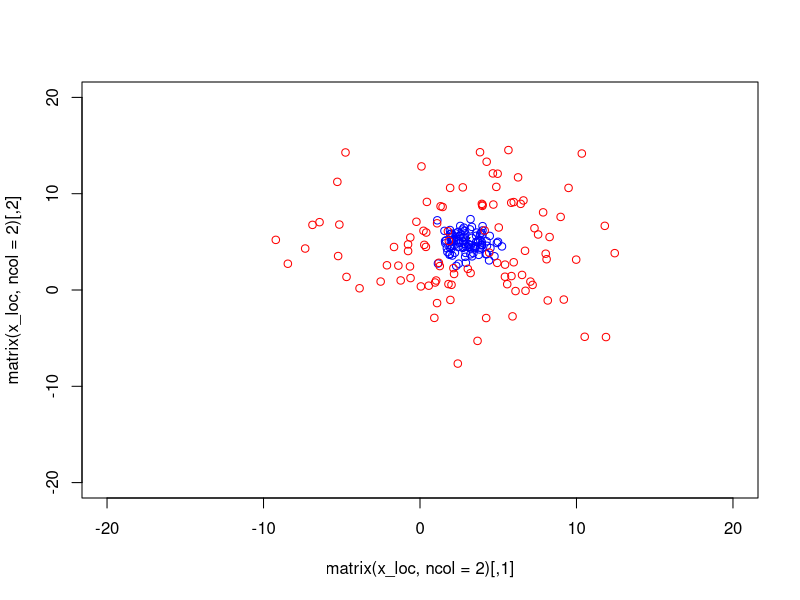

Reproduce this figure in R.


## This script contains a series of functions which determine the state of a
## newly infected case given its infector - e.g. geographic location, genetic
## sequences, etc.




## SPATIAL COORDINATES

## This function uses a Normal spatial kernel for all spatial dimensions, with a
## single parameter 'sd'.

## x: infector's location

new_location <- function(x, sd = 1) {
    out <- rnorm(length(x), mean = x, sd = sd)
    return(out)
}


## example

x_loc <- c(3, 5)
new_locs_sd1 <- t(replicate(100, new_location(x_loc)))
new_locs_sd5 <- t(replicate(100, new_location(x_loc, 5)))

plot(matrix(x_loc, ncol = 2), xlim = c(-20, 20), ylim = c(-20, 20), pch = "x")
points(new_locs_sd1, col = "blue")
points(new_locs_sd5, col = "red")





## GENETIC DATA

## We consider that all markers are biallelic, and store only mutations.

## x: ancestor's 'DNA', stored as a vector of mutations

## generation_time: the number of days between the infection of x and the new
## case

## mu: mutation rate (per genome and per day)

## genome_length: total length of the genome

new_dna <- function(x, generation_time, mu, genome_length) {
    ## generate new mutations
    n_mutations <- rpois(1, mu * generation_time)
    new_mutations <- runif(n_mutations, min = 1, max = genome_length)
    new_mutations <- as.integer(round(new_mutations))
    out <- c(x, new_mutations)

    ## cleanup: remove reverse mutations
    reverse_mutations <- as.integer(names(which(table(out) %% 2 == 0L)))
    out <- setdiff(out, reverse_mutations)
    return(out)
}


## examples

new_dna(1:10, 10, 0, 10) # no mutation

set.seed(1)
new_dna(1:10, 10, 1, 10) # reverse mutations delete old ones
## [1]  3  4  5  6  8 10




## COMPUTE GENETIC DISTANCES BETWEEN A PAIR OF CASES

## Using the storage of mutations defined above, i.e. one individual is a vector
## of mutations. See 'dist_dna' below for the version computing all pairwise
## comparisons from a list of 'DNA sequences' (i.e. list of vectors of
## mutations).

## x: a 'DNA sequence', stored as a vector of integers indicating mutations 
## y: a 'DNA sequence', stored as a vector of integers indicating mutations 

dist_dna_pair <- function(x, y) {
    common_mutations <- intersect(x, y)
    length(setdiff(c(x, y), common_mutations))
}


## examples
dist_dna_pair(NULL, NULL)
dist_dna_pair(NULL, 1)
dist_dna_pair(1, 1)
dist_dna_pair(1, 1:10)
dist_dna_pair(1:3, 1:10)






## x: a list of integer vectors, each of which represents the genome of a
## pathogen as positions of mutations

dist_dna <- function(x) {
    N <- length(x)
    all_pairs <- combn(seq_len(N), 2L, simplify = FALSE)
    n_pairs <- ncol(all_pairs)
    out <- dist(seq_len(N))
    out[] <- NA_integer_
    
    ## browser()
    for (i in seq_along(all_pairs)) {
        out[i] <- dist_dna_pair(x[[all_pairs[[i]][1]]],
                                x[[all_pairs[[i]][2]]])
    }

    return(out)    
}


## examples
dist_dna(list(integer(0), integer(0), 1, 1))
dist_dna(list(integer(0), integer(0), 1, 1, 1:2, 1:3, 1:4, 11:20))
